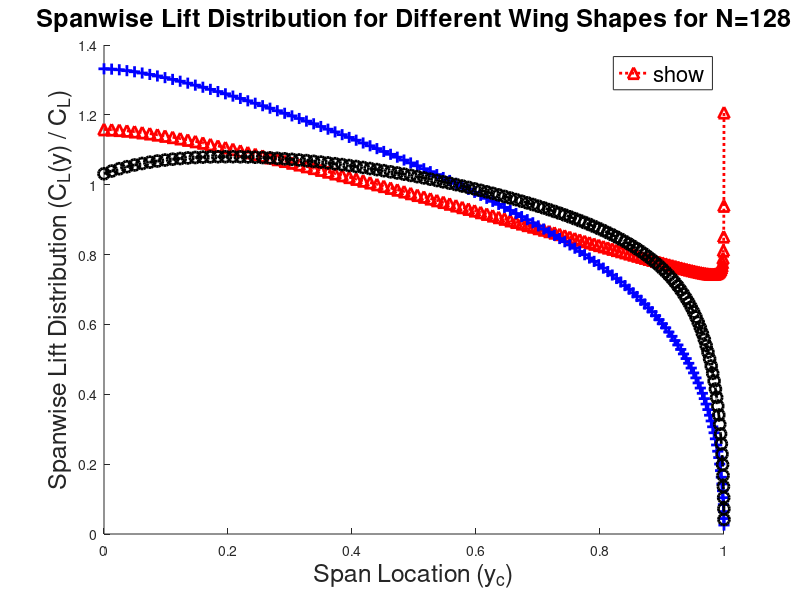
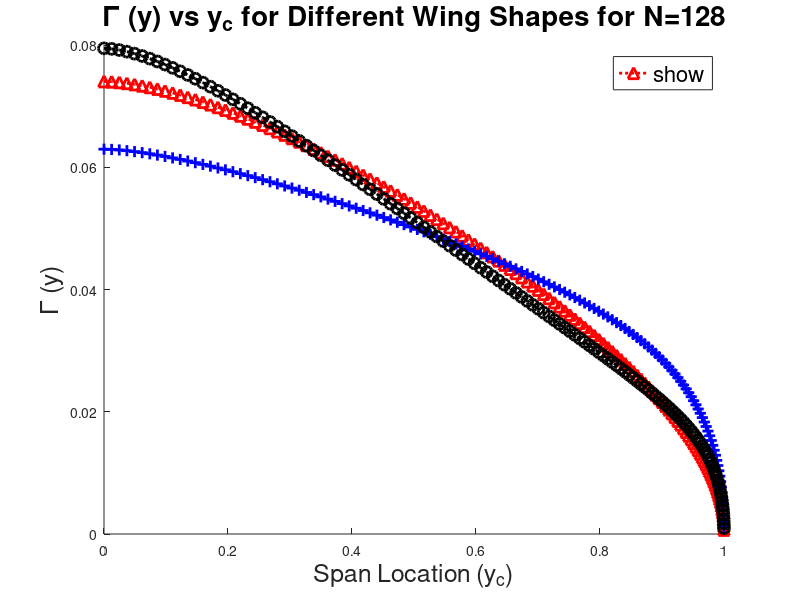
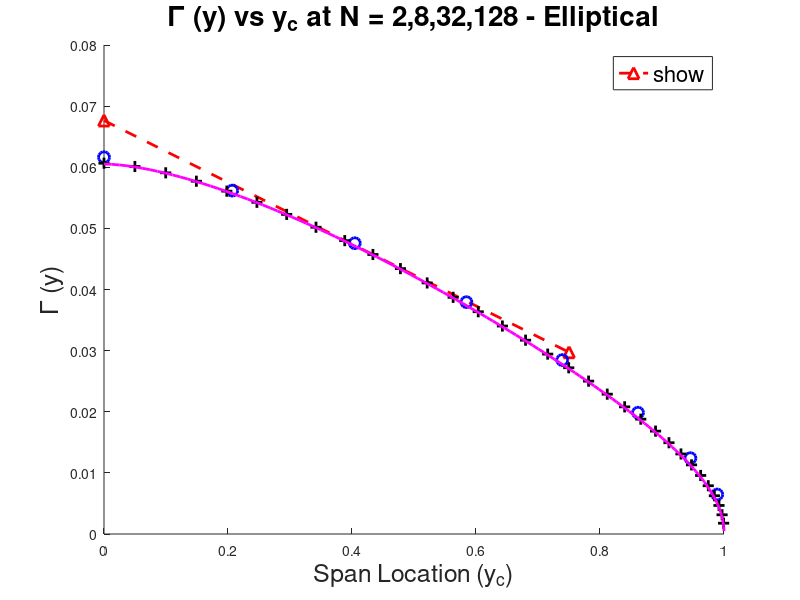
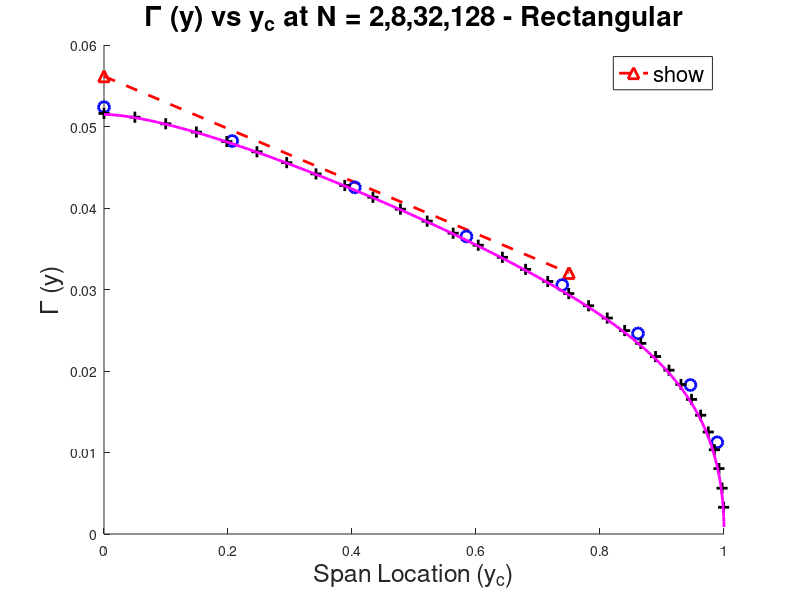

The MATLAB script that drew these images, in order:
%%%%%%%%%%%%%%%%%%%%%%%%%%%%%%%%%%%%%%%%%%%%%%%%%%%%%%%%%%%%%%%%%%
%                                                                %
%                                                                %
% Justin Millsap | ARO 3011 | Computer Assignment | Dr. Tony Lin %
%                                                                %
%                                                                %
%%%%%%%%%%%%%%%%%%%%%%%%%%%%%%%%%%%%%%%%%%%%%%%%%%%%%%%%%%%%%%%%%%
%% A) Develop a computer program that uses numerical lifting-line theory to calculate the following aerodynamic characteristics.
% 1) Total wing lift coefficient C_L
% 2) Total wing induced drag coefficient C_di
% 3) Spanwise lift distribution normalized with total wing lift coefficient C_l (y) / C_L
% 4) Spandwise distribution of bound circulation GAMMA(y)
% 5) Delta = (pi*A*C_Di)/(C_L)^2 - 1

%% A.1) Rectangular Wing - Pilatus PC-6 Turbo Porter
clear;clc; clear all

%%%%%   INPUTS [ EDIT ] %%%%%

epsilon_t_deg = -3;                           % Twist [ deg ]
epsilon_t_rad = epsilon_t_deg*pi/180;         % Twist [ rad ]
C_L_alpha_rad = 2*pi*0.96;                    % Section lift curve slope [ 1 / rad ]
SemiSpanLength = 1;                          % b/2
b = SemiSpanLength*2;                        % Wing Span
AR = 8;                                       % Aspect Ratio
AOA_absolute_deg = 6;                        % Wing Absolute AOA (at center section) [ deg ]
AOA_absolute_rad = AOA_absolute_deg*pi/180;  % Wing Absolute AOA (at center section) [ rad ]



rho = 1;
V = 1; 
q = (1/2)*rho*V^2;                           % Dynamic Pressure
N = 128;                                      % Number of itterations

%%%%%% Equations [ DO NOT EDIT ]    %%%%%
% Total wing lift coefficient C_L

c = b/AR;                                   % Chord Length
S = b*c;                                    % Wing Area

i = 1:N;
j = 1:N;

%  Determining k_ij values
%  if i => j -----> k = 1
%  if i < j  -----> k =0

k = zeros(N,N);
k = k(i,j);
for i = 1:N;
    for j = 1:N;
        if i>= j;
            k(i,j) = 1;
        else i < j ;
            k(i,j) = 0;
        end
    end
end



% Cosine Spacing y_vi

for i = 1:N;
   m = 2*(N-1) + 1;
   deltaTheta = pi/m;
   y_v(i) = (b/2)*cos((1 - i + (1/2)*(m-1))*deltaTheta);
end

% Determining y_ci  Span Location of computation of downwash

 for i = 2:N;

y_c(1) = 0;
y_c(i) = (1/2)*(y_v(i) + y_v(i-1));

 end
 % y_c_128 = y_c

 % save('y_c_128.mat','y_c_128') 

% Determining AOA_j 
for j = 1:N
    for i = 1:N
       
AOA(i) = epsilon_t_rad*y_c(i) + AOA_absolute_rad;
    
    end
end


% Determining C_ij values
for i = 1:N;
    for j = 1:N;

C(i,j) = (1/(2*pi)) * (y_v(i)) / ( (y_v(i))^2 - (y_c(j))^2 );
    
    end
end

% Defining Chord Length "c"

for j = 1:N
  
    c(j) = b/AR ;

end

% Defining A

for i = 1:N
    for j = 1:N
        A(j,i) = (1/2)*(c(j))*(C_L_alpha_rad)*C(i,j) + k(i,j);
    end

end


% Defining B 

for j = 1:N
    B(j) = (1/2)*c(j)*(C_L_alpha_rad)*AOA(j);
end
B = B' ;
  
% Defining gamma_lower
gamma_lower = (A)^-1 * B;


% Defining w ( down - wash velocity )
w = zeros(N,1);
for j = 1:N
    for i = 1:N

        w(j) = w(j) + C(i,j)*gamma_lower(i);
        
    end
end


% Defining AOA_dw ( Down-wash Angle of Attack)
AOA_dw = zeros(N , 1);
for j = 1:N;
    for i = 1:N;
        AOA_dw(j) = w(j)/V;
    end
end


% Define delta_y

delta_y = zeros(N,1);

delta_y(1) = (y_v(1)+y_v(1));

for i = 2:N
        delta_y(i) =2*( y_v(i) - y_v(i-1));
end


% Calculate lift coefficients C_Li

for j = 1:N;
  
    C_l(j) =  C_L_alpha_rad*(AOA(j) - AOA_dw(j));
    
end

% Define gamma_cap for a rectangular wing
gamma_cap_rect = zeros(N, 1);  % Initialize gamma_cap as a column vector of zeros

for i = 1:N
    gamma_cap_rect(i) = (1/2)*c(i)*C_l(i);
end

    gamma_cap_y_rect = gamma_cap_rect;
% Calculate Lift Coefficient
for i = 1:N;
    L(i) = rho*V*(gamma_cap_rect(i)*delta_y(i));
end

C_L_rect = sum(L)/(q*S);

%Calculate Drag Coefficient CD_i   
C_D_rect = zeros(N,1);
    C_D_rect(1) = gamma_cap_rect(1)*y_v(1)*w(1);
for i = 2:N;
      C_D_rect(i) = gamma_cap_rect(i)* (y_v(i) - y_v(i-1))*w(i);
end
C_D_i_rect = AR*( C_D_rect(1) + sum(C_D_rect(2:N)) );


% Spanwise lift distribution C_ly
C_ly = sum(C_l);

    
    
C_ly_CL_rect =  C_l/ C_L_rect;
   


C_lyCl = C_ly/C_L_rect;

% Determine Delta
Delta_rect = ( (pi*AR*C_D_i_rect)/(C_L_rect^2) ) - 1;


% gamma_cap_y_rect_2 = gamma_cap_y_rect
% gamma_cap_y_rect_8 = gamma_cap_y_rect
% gamma_cap_y_rect_32 = gamma_cap_y_rect
% gamma_cap_y_rect_128 = gamma_cap_y_rect
% % 
% % 
%  save('Gamma_cap_rect_N_128.mat','gamma_cap_y_rect_128')  


%% A.2) Tapered Wing - Cessna Cition Bravo

lambda = 0.3;

%%%%%% Equations [ DO NOT EDIT ]    %%%%%
% Total wing lift coefficient C_L

S = (b^2)/AR;


c_root = (2*S)/(b*(1+lambda));
c_tip = lambda*c_root;



i = 1:N;
j = 1:N;

%  Determining k_ij values
%  if i => j -----> k = 1
%  if i < j  -----> k =0

k = zeros(N,N);
k = k(i,j);
for i = 1:N;
    for j = 1:N;
        if i>= j;
            k(i,j) = 1;
        else i < j ;
            k(i,j) = 0;
        end
    end
end



% Cosine Spacing y_vi

for i = 1:N;
   m = 2*(N-1) + 1;
   deltaTheta = pi/m;
   y_v(i) = (b/2)*cos((1 - i + (1/2)*(m-1))*deltaTheta);
end

 

% Determining AOA_j 
for j = 1:N
    for i = 1:N
       
AOA(i) = epsilon_t_rad*y_c(i) + AOA_absolute_rad;
    
    end
end


% Determining C_ij values
for i = 1:N;
    for j = 1:N;

C(i,j) = (1/(2*pi)) * (y_v(i)) / ( (y_v(i))^2 - (y_c(j))^2 );
    
    end
end

% Define chord length for a Tapered Wing
c_tapered = zeros(N, 1);
for i = 1:N;
    y = y_c(i);
    c_tapered(i) = c_root * (1 - (2 * y / b) * (1 - lambda));
end
% Defining A

for i = 1:N;
    for j = 1:N;
        A(j,i) = (1/2)*(c_tapered(j))*(C_L_alpha_rad)*C(i,j) + k(i,j);
    end

end


% Defining B 

for j = 1:N
    B(j) = (1/2)*c_tapered(j)*(C_L_alpha_rad)*AOA(j);
end
B = B' ;



% Defining gamma_lower
gamma_lower = A \ B(:);




% Defining w ( down - wash velocity )
w = zeros(N,1);
for j = 1:N;
    for i = 1:N;

        w(j) = w(j) + C(i,j)*gamma_lower(i);
        
    end
end


% Defining AOA_dw ( Down-wash Angle of Attack)
AOA_dw = zeros(N , 1);
for j = 1:N;
    for i = 1:N;
        AOA_dw(j) = w(j)/V;
    end
end


% Define delta_y

delta_y = zeros(N,1);

delta_y(1) = (y_v(1)+y_v(1));

for i = 2:N
        delta_y(i) =2*( y_v(i) - y_v(i-1));
end





% Calculate lift coefficients C_Li

for j = 1:N;
  
    C_l(j) =  C_L_alpha_rad*(AOA(j) - AOA_dw(j));
    
end

% Define gamma_cap for a rectangular wing
gamma_cap_taper = zeros(N, 1);  % Initialize gamma_cap as a column vector of zeros

for i = 1:N;
    gamma_cap_taper(i) = (1/2)*c_tapered(i)*C_l(i);
end;

    gamma_cap_y_taper = gamma_cap_taper;

% Calculate Lift Coefficient
for i = 1:N;
    L(i) = rho*V*(gamma_cap_taper(i)*delta_y(i));
end

C_L_taper= sum(L)/(q*S);

%Calculate Drag Coefficient CD_i   

C_D_taper = zeros(N,1);
    C_D_taper(1) = gamma_cap_taper(1)*y_v(1)*w(1);
for i = 2:N;
      C_D_rect(i) = (gamma_cap_taper(1) * y_v(1) * w(1) + gamma_cap_taper(i)* (y_v(i) - y_v(i-1))*w(i));
end

C_D_i_taper = AR*( C_D_taper(1) + sum(C_D_taper(2:N)) );


% Spanwise lift distribution C_ly
C_ly = sum(C_l);



    
C_ly_CL_taper =  C_l/ C_L_taper;
   


C_lyCl = C_ly/C_L_taper;

% Determine Delta
Delta_taper= ( (pi*AR*C_D_i_taper)/(C_L_taper^2) ) - 1;

% Determine gamma_cap_y
gamma_cap_y_taper = gamma_cap_taper;
%  gamma_cap_y_taper_2 = gamma_cap_y_taper
% gamma_cap_y_taper_8 = gamma_cap_y_taper
% gamma_cap_y_taper_32 = gamma_cap_y_taper
% gamma_cap_y_taper_128 = gamma_cap_y_taper
% % 
%  save('Gamma_cap_taper_N_128.mat','gamma_cap_y_taper_128') 


%% A.3) Elliptical Wing - Supermarine Spitfire

%%%%%% Equations [ DO NOT EDIT ]    %%%%%
% Total wing lift coefficient C_L


S = (b^2)/AR;                                    % Wing Area

i = 1:N;
j = 1:N;

%  Determining k_ij values
%  if i => j -----> k = 1
%  if i < j  -----> k =0

k = zeros(N,N);
k = k(i,j);
for i = 1:N;
    for j = 1:N;
        if i>= j;
            k(i,j) = 1;
        else i < j ;
            k(i,j) = 0;
        end
    end
end



% Cosine Spacing y_vi

for i = 1:N;
   m = 2*(N-1) + 1;
   deltaTheta = pi/m;
   y_v(i) = (b/2)*cos((1 - i + (1/2)*(m-1))*deltaTheta);
end
% Determining y_ci  Span Location of computation of downwash

 i = 2:N;

y_c(1) = 0;
y_c(i) = (1/2)*(y_v(i) + y_v(i-1));

% y_c_32 = y_c
% 
% save('y_c_32.mat','y_c_32')

%Calculating chord length for an elliptical wing


for i = 1:N;
    y = y_c(i);
    c_elliptical(i) = (4*S/(pi*b)) * sqrt(1 - (2*y/b)^2);
end



% Determining AOA_j 
for j = 1:N
    for i = 1:N
       
AOA(i) = epsilon_t_rad*y_c(i) + AOA_absolute_rad;
    
    end
end




% Determining C_ij values
for i = 1:N;
    for j = 1:N;

C(i,j) = (1/(2*pi)) * (y_v(i)) / ( (y_v(i))^2 - (y_c(j))^2 );
    
    end
end



% Defining A

for i = 1:N
    for j = 1:N
        A(j,i) = (1/2)*(c_elliptical(j))*(C_L_alpha_rad)*C(i,j) + k(i,j);
    end

end


% Defining B 

for j = 1:N
    B(j) = (1/2)*c_elliptical(j)*(C_L_alpha_rad)*AOA(j);
end
B = B' ;

  

% Defining gamma_lower
gamma_lower = A \ B(:);



% Defining w ( down - wash velocity )
w = zeros(N,1);
for j = 1:N;
    for i = 1:N;

        w(j) = w(j) + C(i,j)*gamma_lower(i);
        
    end
end


% Defining AOA_dw ( Down-wash Angle of Attack)
AOA_dw = zeros(N , 1);
for j = 1:N;
    for i = 1:N;
        AOA_dw(j) = w(j)/V;
    end
end


% Define delta_y

delta_y = zeros(N,1);

delta_y(1) = (y_v(1)+y_v(1));

for i = 2:N
        delta_y(i) =2*( y_v(i) - y_v(i-1));
end



% Calculate lift coefficients C_Li

for j = 1:N;
  
    C_l(j) =  C_L_alpha_rad*(AOA(j) - AOA_dw(j));
    
end

% Define gamma_cap for a Elliptical Wing
gamma_cap_ellip = zeros(N, 1);  % Initialize gamma_cap as a column vector of zeros

for i = 1:N;
    gamma_cap_ellip(i) = (1/2)*c_elliptical(i)*C_l(i);
end

    gamma_cap_y_ellip = gamma_cap_ellip;

 % Calculate Lift Coefficient
for i = 1:N;
    L(i) = rho*V*(gamma_cap_ellip(i)*delta_y(i));
end

C_L_ellip = sum(L)/(q*S);

% Spanwise lift distribution C_ly
C_ly = sum(C_l);

%Calculate Drag Coefficient CD_i   

C_D_ellip = zeros(N,1);
    C_D_ellip(1) = gamma_cap_ellip(1)*y_v(1)*w(1);
for i = 2:N;
      C_D_ellip(i) = (gamma_cap_ellip(1) * y_v(1) * w(1) + gamma_cap_ellip(i)* (y_v(i) - y_v(i-1))*w(i));
end
C_D_i_ellip = AR*( C_D_ellip(1) + sum(C_D_ellip(2:N)) );

    
C_ly_CL_ellip =  C_l/ C_L_ellip;
   


C_lyCl = C_ly/C_L_ellip;

% Determine Delta
Delta_elliptical = ( (pi*AR*C_D_i_ellip)/(C_L_taper^2) ) - 1;

% Determine gamma_cap_y


%  gamma_cap_y_ellip_2 = gamma_cap_y_ellip
% gamma_cap_y_ellip_8 = gamma_cap_y_ellip
% gamma_cap_y_ellip_32 = gamma_cap_y_ellip
% gamma_cap_y_ellip_128 = gamma_cap_y_ellip
% 
%  save('Gamma_cap_ellip_N_128.mat','gamma_cap_y_ellip_128') 


load('Gamma_cap_rect_N_2.mat','gamma_cap_y_rect_2')  
load('Gamma_cap_rect_N_8.mat','gamma_cap_y_rect_8')  
load('Gamma_cap_rect_N_32.mat','gamma_cap_y_rect_32')  
load('Gamma_cap_rect_N_128.mat','gamma_cap_y_rect_128')  

load('Gamma_cap_taper_N_2.mat','gamma_cap_y_taper_2') 
load('Gamma_cap_taper_N_8.mat','gamma_cap_y_taper_8') 
load('Gamma_cap_taper_N_32.mat','gamma_cap_y_taper_32') 
load('Gamma_cap_taper_N_128.mat','gamma_cap_y_taper_128') 

load('Gamma_cap_ellip_N_2.mat','gamma_cap_y_ellip_2') 
load('Gamma_cap_ellip_N_8.mat','gamma_cap_y_ellip_8') 
load('Gamma_cap_ellip_N_32.mat','gamma_cap_y_ellip_32') 
load('Gamma_cap_ellip_N_128.mat','gamma_cap_y_ellip_128') 

load('y_c_2.mat','y_c_2') 
load('y_c_8.mat','y_c_8') 
load('y_c_32.mat','y_c_32') 
load('y_c_128.mat','y_c_128') 




% Spanwise Lift distribution vs Y_c for all wing configurations

% Spanwise Lift distribution vs Y_c for all wing configurations

figure(1)
hold on
plot(y_c, C_ly_CL_ellip, "r:^", "LineWidth", 2, "MarkerSize", 8, "DisplayName", "Elliptical Wing")
plot(y_c, C_ly_CL_rect, "b -.+", "LineWidth", 2, "MarkerSize", 8, "DisplayName", "Rectangular Wing")
plot(y_c, C_ly_CL_taper, "k --o", "LineWidth", 2, "MarkerSize", 8, "DisplayName", "Tapered Wing")
legend('show', 'FontSize', 16); % Set FontSize for legend
xlabel('Span Location (y_c)', 'FontSize', 18); % Set FontSize for xlabel
ylabel('Spanwise Lift Distribution (C_L(y) / C_L)', 'FontSize', 18); % Set FontSize for ylabel
title('Spanwise Lift Distribution for Different Wing Shapes for N=128', 'FontSize', 18); % Set FontSize for title
hold off

% Gamma(y) vs Y_c for all wing configurations

figure(2)
hold on
plot(y_c, gamma_cap_y_ellip, "r:^", "LineWidth", 2, "MarkerSize", 8, "DisplayName", "Elliptical Wing")
plot(y_c, gamma_cap_y_rect, "b :+", "LineWidth", 2, "MarkerSize", 8, "DisplayName", "Rectangular Wing")
plot(y_c, gamma_cap_y_taper, "k -.o", "LineWidth", 2, "MarkerSize", 8, "DisplayName", "Taper Wing")
legend('show', 'FontSize', 16);
xlabel('Span Location (y_c)', 'FontSize', 18);
ylabel('\Gamma (y)', 'FontSize', 18);
title('\Gamma (y) vs y_c for Different Wing Shapes for N=128', 'FontSize', 20);
hold off

% Elliptical Wing

figure(3)
hold on
plot(y_c_2, gamma_cap_y_ellip_2, "r^--", "LineWidth", 2, "MarkerSize", 8, "DisplayName", "N=2")
plot(y_c_8, gamma_cap_y_ellip_8, "bo", "LineWidth", 2, "MarkerSize", 8, "DisplayName", "N=8")
plot(y_c_32, gamma_cap_y_ellip_32, "k +", "LineWidth", 2, "MarkerSize", 8, "DisplayName", "N=32")
plot(y_c_128, gamma_cap_y_ellip_128, "m -", "LineWidth", 2, "MarkerSize", 8, "DisplayName", "N=128")
xlabel('Span Location (y_c)', 'FontSize', 18);
ylabel('\Gamma (y)', 'FontSize', 18);
title('\Gamma (y) vs y_c at N = 2,8,32,128 - Elliptical', 'FontSize', 20);
legend('show', 'FontSize', 16);
hold off

% Rectangular Wing

figure(4)
hold on
plot(y_c_2, gamma_cap_y_rect_2, "r^--", "LineWidth", 2, "MarkerSize", 8, "DisplayName", "N=2")
plot(y_c_8, gamma_cap_y_rect_8, "bo", "LineWidth", 2, "MarkerSize", 8, "DisplayName", "N=8")
plot(y_c_32, gamma_cap_y_rect_32, "k +", "LineWidth", 2, "MarkerSize", 8, "DisplayName", "N=32")
plot(y_c_128, gamma_cap_y_rect_128, "m -", "LineWidth", 2, "MarkerSize", 8, "DisplayName", "N=128")
xlabel('Span Location (y_c)', 'FontSize', 18);
ylabel('\Gamma (y)', 'FontSize', 18);
title('\Gamma (y) vs y_c at N = 2,8,32,128 - Rectangular', 'FontSize', 20);
legend('show', 'FontSize', 16);
hold off

% Tapered Wing

figure(5)
hold on
plot(y_c_2, gamma_cap_y_taper_2, "r^--", "LineWidth", 2, "MarkerSize", 8, "DisplayName", "N=2")
plot(y_c_8, gamma_cap_y_taper_8, "bo", "LineWidth", 2, "MarkerSize", 8, "DisplayName", "N=8")
plot(y_c_32, gamma_cap_y_taper_32, "k +", "LineWidth", 2, "MarkerSize", 8, "DisplayName", "N=32")
plot(y_c_128, gamma_cap_y_taper_128, "m -", "LineWidth", 2, "MarkerSize", 8, "DisplayName", "N=128")
xlabel('Span Location (y_c)', 'FontSize', 18);
ylabel('\Gamma (y)', 'FontSize', 18);
title('\Gamma (y) vs y_c at N = 2,8,32,128- Tapered', 'FontSize', 20);
legend('show', 'FontSize', 16);
hold off
